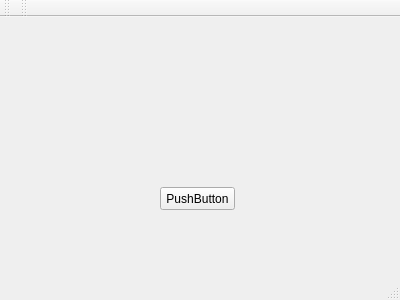
<?xml version="1.0" encoding="UTF-8"?>
<ui version="4.0">
 <class>MainWindow</class>
 <widget class="QMainWindow" name="MainWindow">
  <property name="geometry">
   <rect>
    <x>0</x>
    <y>0</y>
    <width>400</width>
    <height>300</height>
   </rect>
  </property>
  <property name="windowTitle">
   <string>MainWindow</string>
  </property>
  <widget class="QWidget" name="centralWidget">
   <widget class="QPushButton" name="pushButton">
    <property name="geometry">
     <rect>
      <x>160</x>
      <y>170</y>
      <width>75</width>
      <height>23</height>
     </rect>
    </property>
    <property name="text">
     <string>PushButton</string>
    </property>
   </widget>
   <widget class="QLabel" name="label">
    <property name="geometry">
     <rect>
      <x>120</x>
      <y>80</y>
      <width>161</width>
      <height>31</height>
     </rect>
    </property>
    <property name="text">
     <string/>
    </property>
   </widget>
   <widget class="QLabel" name="label3">
    <property name="geometry">
     <rect>
      <x>120</x>
      <y>20</y>
      <width>131</width>
      <height>31</height>
     </rect>
    </property>
    <property name="text">
     <string/>
    </property>
   </widget>
  </widget>
  <widget class="QMenuBar" name="menuBar">
   <property name="geometry">
    <rect>
     <x>0</x>
     <y>0</y>
     <width>400</width>
     <height>21</height>
    </rect>
   </property>
  </widget>
  <widget class="QToolBar" name="mainToolBar">
   <attribute name="toolBarArea">
    <enum>TopToolBarArea</enum>
   </attribute>
   <attribute name="toolBarBreak">
    <bool>false</bool>
   </attribute>
  </widget>
  <widget class="QStatusBar" name="statusBar"/>
  <widget class="QToolBar" name="toolBar">
   <property name="windowTitle">
    <string>toolBar</string>
   </property>
   <attribute name="toolBarArea">
    <enum>TopToolBarArea</enum>
   </attribute>
   <attribute name="toolBarBreak">
    <bool>false</bool>
   </attribute>
  </widget>
 </widget>
 <layoutdefault spacing="6" margin="11"/>
 <resources/>
 <connections/>
</ui>
